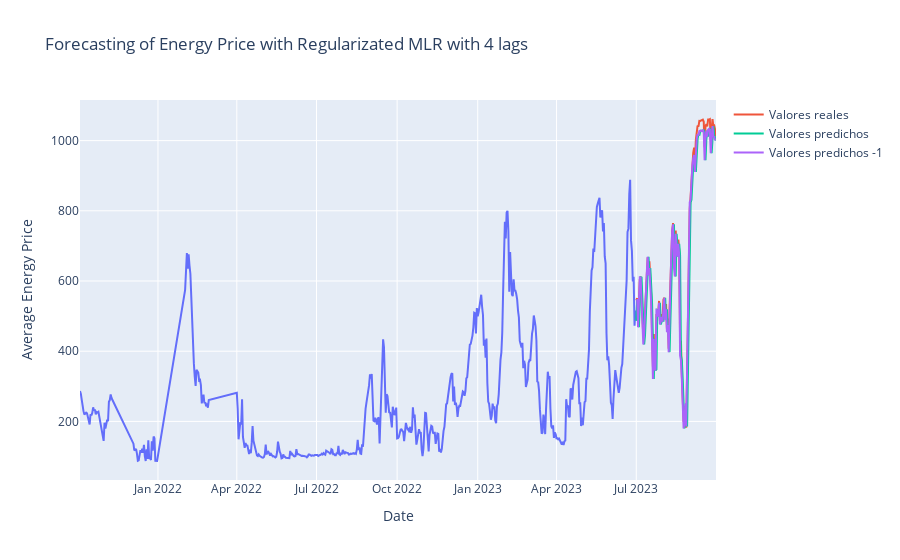

The notebook cell this image was saved under:
### Code cell
fig_lag4 = px.line(
    x=X_train_dates,
    y=y_train,
    title="Forecasting of Energy Price with Regularizated MLR with 4 lags",
)
fig_lag4.update_layout(xaxis_title="Date", yaxis_title="Average Energy Price")
fig_lag4.add_trace(
    go.Scatter(x=X_test_dates, y=y_test, mode="lines", name="Valores reales")
)
fig_lag4.add_trace(
    go.Scatter(x=X_test_dates, y=y_pred, mode="lines", name="Valores predichos")
)
fig_lag4.add_trace(
    go.Scatter(x=X_test_dates, y=y_pred_1, mode="lines", name="Valores predichos -1")
)
fig_lag4.show()
